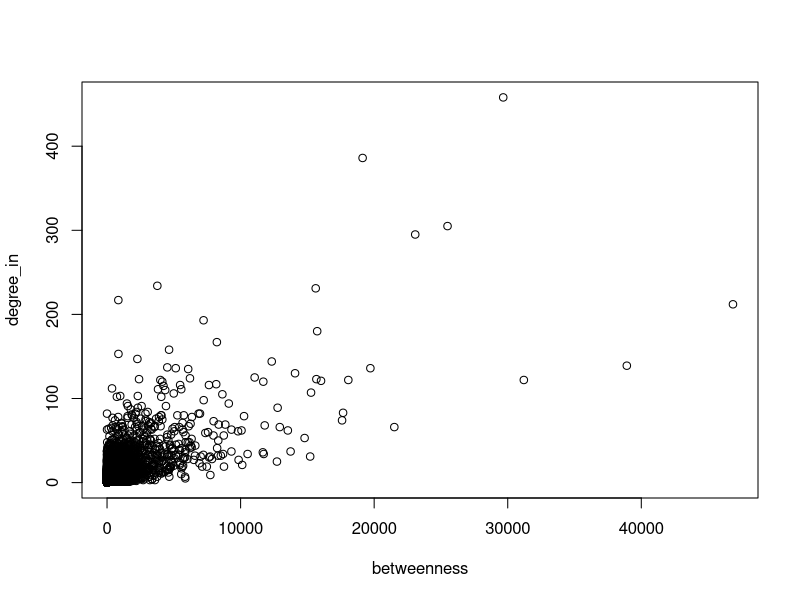
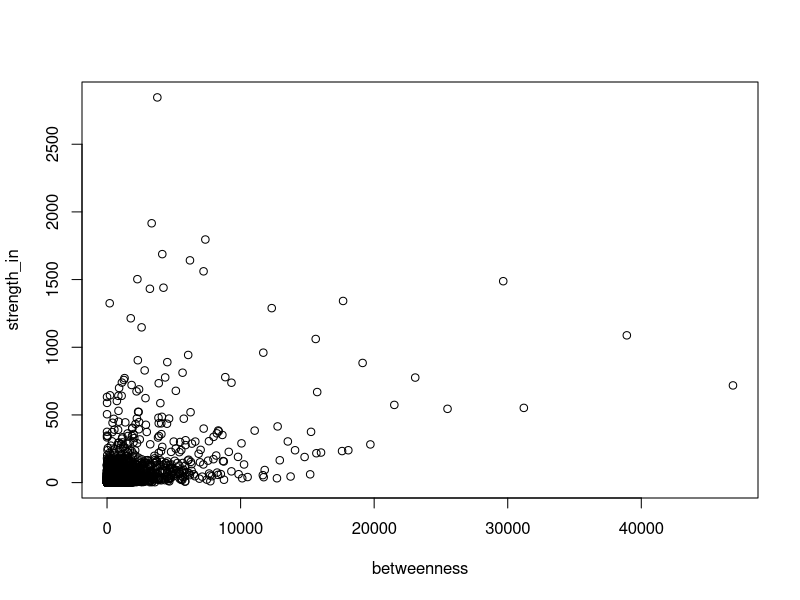
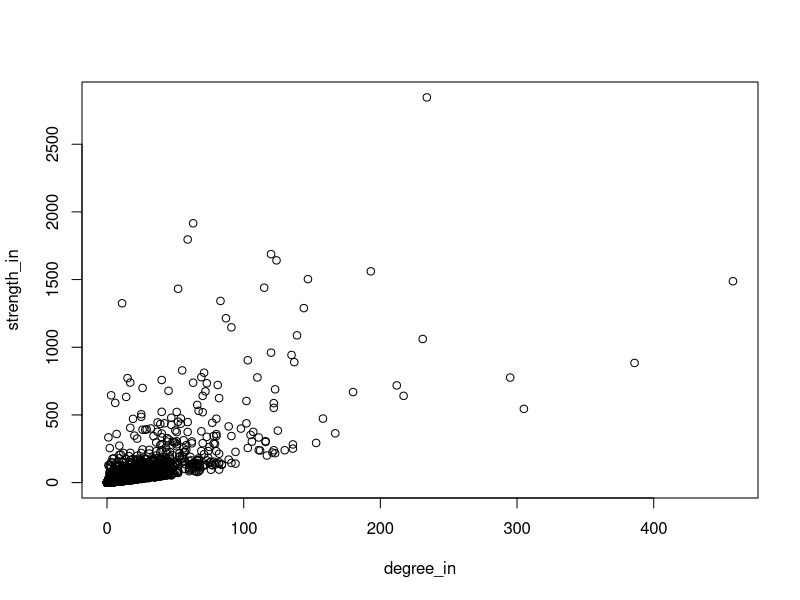
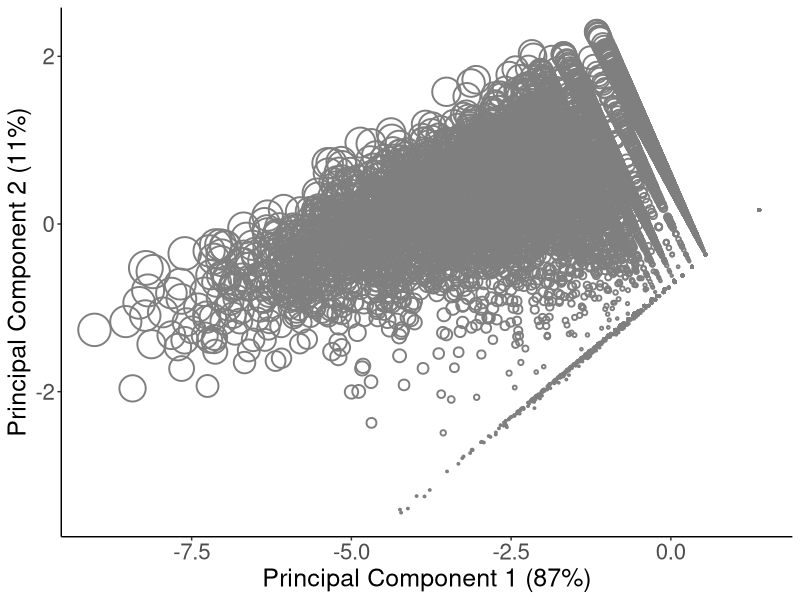
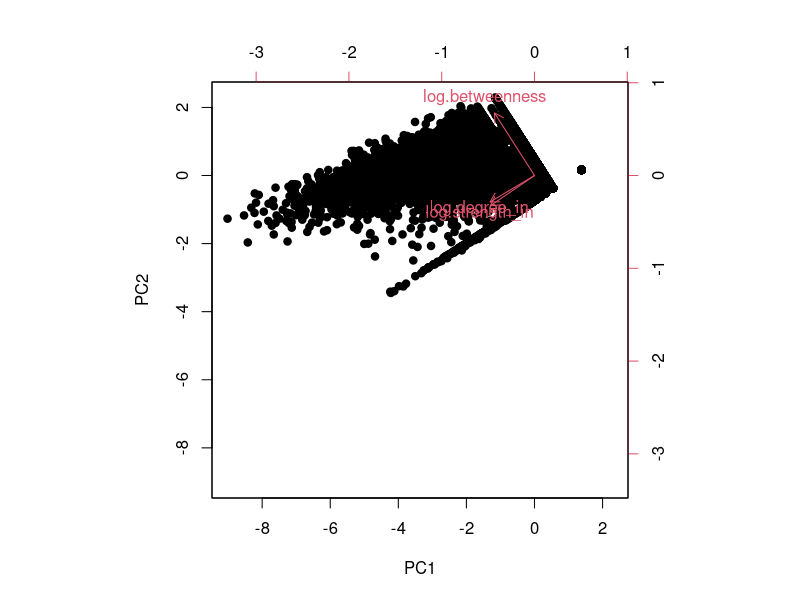
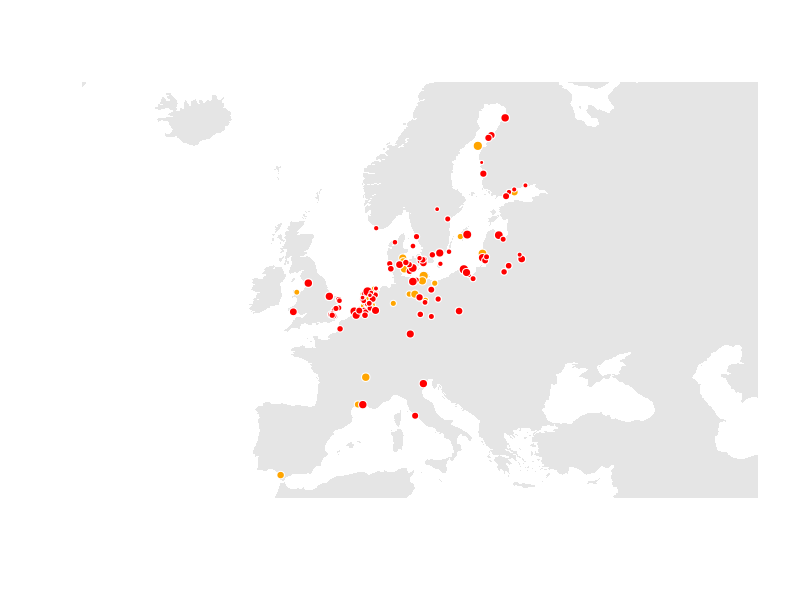

Write R code to recreate these figures, in order.
### load required libraries ----
library("igraph")
library("mapproj")
library("tidyverse")

### print package version ----
packageVersion("igraph") # 1.2.4
packageVersion("mapproj") # 1.2.6
packageVersion("tidyverse") # 1.2.1

### read data ----
data <- read_csv("../working_data/links_84_species.csv")
species <- read_csv("../working_data/species_84.csv") %>% select(species_label, species_name)
ibas <- read_csv("../working_data/ibas_84_species.csv")

### function to compute the degree, strength and betweenness of the nodes of a network ----
comp_node_traits <- function(speciesName) {
  speciesName <- speciesName
  speciesNetwork <- str_replace(speciesName, "_", " ")
  # read data
  web <- inner_join(data, species, by = "species_label") %>%
    filter(species_name == speciesNetwork) %>%
    select(from, to, individuals) %>% rename(weight = individuals)
  # from dataframe to igraph object
  web_igraph <- graph_from_data_frame(web, directed = TRUE)
  # compute degree and strength (as vectors)
  degree_in <- degree(web_igraph, V(web_igraph), mode = "in")
  strength_in <- strength(web_igraph, V(web_igraph), mode = "in")
  # from vector to dataframe
  degree_in <- rownames_to_column(as.data.frame(degree_in)) %>% rename("iba_label" = "rowname")
  strength_in <- rownames_to_column(as.data.frame(strength_in)) %>% rename("iba_label" = "rowname")
  # compute betweenness
  betweenness <- as.data.frame(betweenness(web_igraph, V(web_igraph), directed = TRUE))
  betweenness <- rownames_to_column(betweenness)
  colnames(betweenness) <- c("iba_label", "betweenness")
  df <- inner_join(
    inner_join(
      degree_in,
      strength_in,
      by = "iba_label"),
    betweenness,
    by = "iba_label") %>%
    mutate(log.degree_in = log(degree_in + 1),
           log.strength_in = log(strength_in + 1),
           log.betweenness = log(betweenness + 1),
           species_name = speciesName)
  df
  write_csv(df, paste0("84_species_networks/", speciesName, ".csv"))
}

### compute degree, strength and betweenness of the nodes of the 84 species ----
data_list <- list()
dir.create("84_species_networks")
species_84 <- species %>% distinct(species_name)
for(i in 1:nrow(species_84)) {
  speciesN <- str_replace(species_84$species_name[i], " ", "_")
  #comp_node_traits(speciesN)
  data_list[[i]] <- comp_node_traits(speciesN)
  print(speciesN)
}
data_84_species <- bind_rows(data_list)

### plots to explore correlations ----
plot(degree_in ~ betweenness, data = data_84_species)
plot(strength_in ~ betweenness, data = data_84_species)
plot(strength_in ~ degree_in, data = data_84_species)

# PCA analysis after centring and scaling the predictor variables ----
# (i.e., center variables to have mean zero and scale them to have standard deviation one)
PCA <- prcomp(data_84_species[c("log.degree_in", "log.strength_in", "log.betweenness")],
              center = TRUE, scale = TRUE)
summary(PCA)
#Importance of components:
#  PC1    PC2     PC3
#Standard deviation     1.6188 0.5808 0.20508
#Proportion of Variance 0.8736 0.1124 0.01402
#Cumulative Proportion  0.8736 0.9860 1.00000

### plot PCA ----
# create a data fame with Principal Component scores ----
PC <- data.frame(PCA$x[,1], PCA$x[,2])
p <- ggplot(PC, aes(PCA$x[,1], PCA$x[,2])) +
  geom_point(aes(),
             shape = 21,
             color = "gray50",
             #size = data_84_species$log.degree_in,
             #size = data_84_species$log.strength_in,
             size = data_84_species$log.betweenness,
             stroke = 1) +
  labs(x = "Principal Component 1 (87%)") +
  labs(y = "Principal Component 2 (11%)") +
  theme_classic() +
  theme(legend.position="none",
        axis.text=element_text(size=16),
        axis.title=element_text(size=18))
p

### alternative plot ----
biplot(PCA, scale = 0, xlabs=rep("●", nrow(data_84_species)))

### get list of 100 IBAs predicted by PC1 ----
data <- data_84_species %>%
  mutate(pc1 = PCA$x[,1])

# write output to file
write.csv(data, "data_pc1.csv", row.names = FALSE)

df <- list()
for(i in 1:nrow(species)) {
  speciesName <- str_replace(species$species_name[i], " ", "_")
  top_10 <- data %>% 
    filter(species_name == speciesName) %>%
    nrow * 0.1 # top 10% 
  df[[i]] <- data %>% 
    filter(species_name == speciesName) %>%
    select(species_name, iba_label, pc1) %>%
    arrange(pc1) %>%
    head(round(top_10))
  print(speciesName)
}
top_list <- bind_rows(df)

top_100 <- top_list %>%
  arrange(pc1) %>%
  select(iba_label) %>%
  distinct %>%
  head(100) 
id <- rownames(top_100)
top_100 <- top_100 %>%
  mutate(priority = as.numeric(id))

### get number of species for which each IBA on the global list was on the species list ----
data_top_100 <- inner_join(top_100,
                           inner_join(top_100, top_list, by = "iba_label") %>%
                             group_by(iba_label) %>% summarise(n = n()),
                           by = "iba_label")

### get longitude and latitude ----
nodes_top_100_all <- inner_join(data_top_100, ibas, by = "iba_label")

### save list to file ----
write_csv(nodes_top_100_all, "nodes_100_list_84_species.csv")






##########################

### compare flu list to this list ----
flu_100_nodes <- read_csv("nodes_100_list.csv")

shared_nodes <- inner_join(nodes_top_100_all %>% select(iba_label),
                           flu_100_nodes %>% select(iba_label),
                           by = "iba_label")
# 65 IBAs were selected when using data from the 22 species
# and also when using data from the 84 species, so
# then, we get 35 additional IBAs from the 84 species

### get list of 100 IBAs predicted by PC1 ----
data <- data_84_species %>%
  mutate(pc1 = PCA$x[,1])

df <- list()
for(i in 1:nrow(species)) {
  speciesName <- str_replace(species$species_name[i], " ", "_")
  top_10 <- data %>% 
    filter(species_name == speciesName) %>%
    nrow * 0.1 # top 10% 
  df[[i]] <- data %>% 
    filter(species_name == speciesName) %>%
    select(species_name, iba_label, pc1) %>%
    arrange(pc1) %>%
    head(round(top_10))
  print(speciesName)
}
top_list <- bind_rows(df)

top_165 <- top_list %>%
  arrange(pc1) %>%
  select(iba_label) %>%
  distinct %>%
  head(165) # 100 + additional 65 IBAs
id <- rownames(top_165)
top_165 <- top_165 %>%
  mutate(priority = as.numeric(id))

### get number of species for which each IBA on the global list was on the species list ----
data_top_165 <- inner_join(top_165,
                           inner_join(top_165, top_list, by = "iba_label") %>%
                             group_by(iba_label) %>% summarise(n = n()),
                           by = "iba_label")

### get longitude and latitude ----
nodes_top_165_all <- inner_join(data_top_165, ibas, by = "iba_label")

list_IBAs <- anti_join(nodes_top_165_all, shared_nodes, by = "iba_label")


### plot the nodes and save the map ----
svg(filename = "fig_4a.svg",
#svg(filename = "fig_4b.svg", 
    width=8, 
    height=6, 
    pointsize=12)

# plot background map
maps::map("world",
          border = NA,
          fill = T,
          col = "gray90",
          bg = "white",
          projection = "lagrange",
          orientation = c(90,0,0),
          xlim = c(-25, 48),
          ylim = c(35.5, 65),
          lforce = "l")

# plot nodes from the 84 species
points(mapproject(nodes_top_100_all$longitude,
                  nodes_top_100_all$latitude,
                  projection = "lagrange",
                  orientation = c(90, 0, 0)),
       pch= 21,
       col = "white",
       bg = "orange",
       lwd = 1,
       cex = log(nodes_top_100_all$area_ha + 1) * 0.1)
       #cex = (nodes_top_100_all$area_ha / max(nodes_top_100_all$area_ha)) * 5)
       #cex = log(nodes_top_100_all$n + 1))

# plot nodes from the 22 species
points(mapproject(flu_100_nodes$longitude,
                  flu_100_nodes$latitude,
                  projection = "lagrange",
                  orientation = c(90, 0, 0)),
       pch= 21,
       col = "white",
       bg = "red",
       lwd = 1,
       cex = log(flu_100_nodes$area_ha + 1) * 0.1)
       #cex = (flu_100_nodes$area_ha / max(flu_100_nodes$area_ha)) * 5)
       #cex = log(flu_100_nodes$n + 1))

dev.off()
